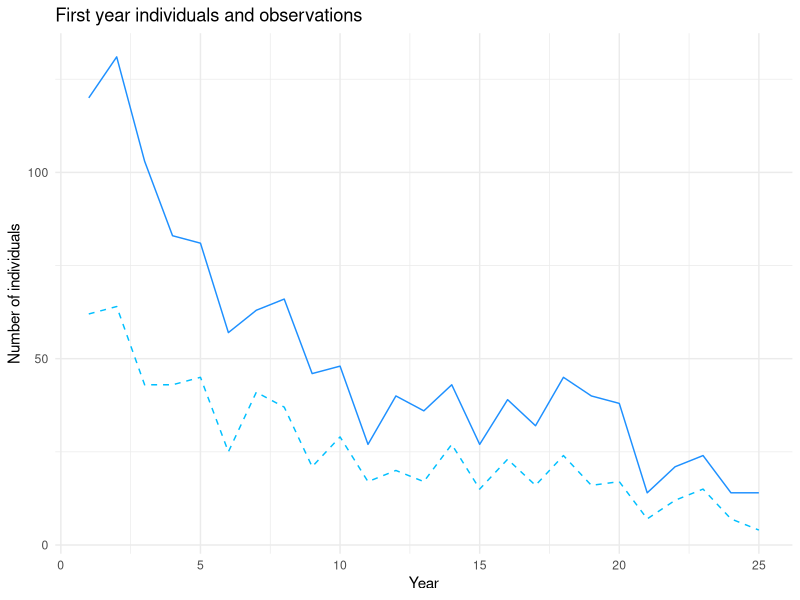
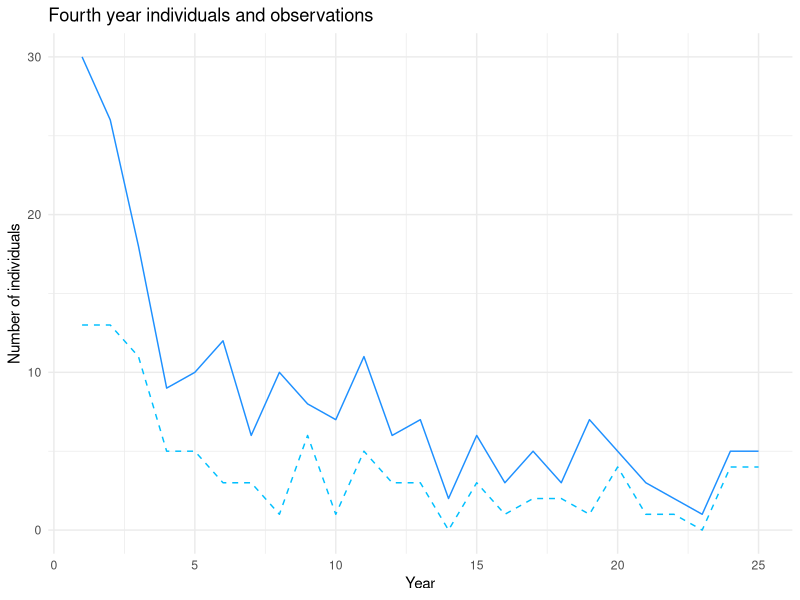
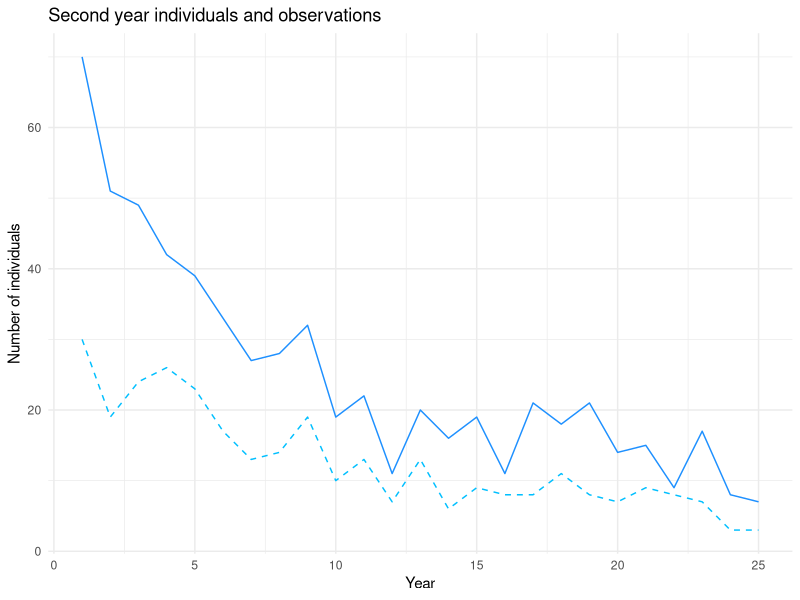
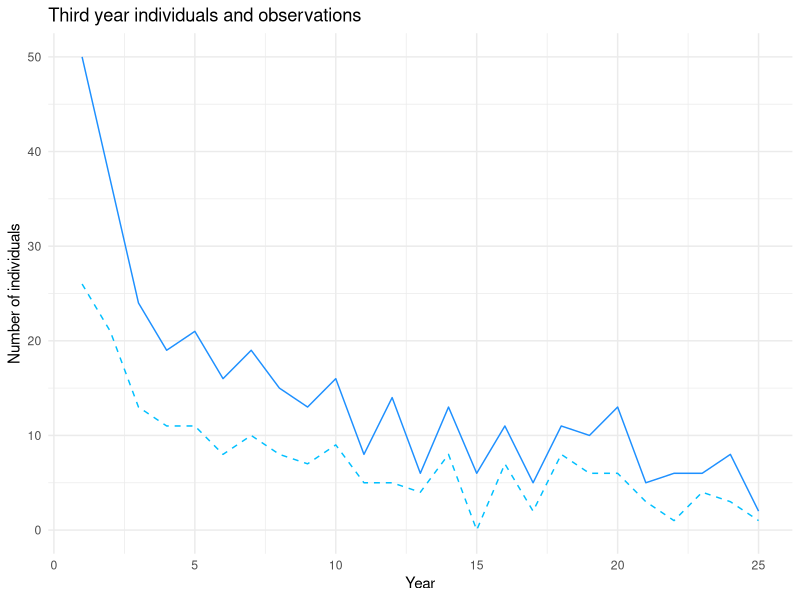

Recreate these plots in R, in order.
library(ggplot2)
library(gridExtra)
# simulating a BAS stochastic model by creating functions for each sub-process

# survival
survival <- function(pop, phi){
    newpop <- rep(0, length(pop))
    for (i in 1:length(pop)){
        newpop[i] <- rbinom(1, pop[i], phi)
    }
    return(newpop)
}

# ageing
ageing <- function(pop){
    newpop <- rep(0, length(pop))
    for (i in 1:(length(pop)-1)){
        newpop[i+1] <- pop[i]
    }
    return(newpop)
}

# reproduction
reproduction <- function(pop, rho){
    births <- 0
    for (i in 1:length(pop)){
        births <- births + rpois(1, pop[i]*rho[i])
    }
    pop[1] <- births
    return(pop)
}

# additional function for detection
detection <- function(pop, p){
    detected <- rep(0, length(pop))
    for (i in 1:length(pop)){
        detected[i] <- rbinom(1, pop[i], p)
    }
    return(detected)
}


# putting it all together to observe dynamics
model <- function(N0, phi, rho, p, nyears=25){
    pop <- matrix(, nrow=nyears, ncol=length(N0))
    obs <- matrix(, nrow=nyears, ncol=length(N0))
    pop[1,] <- N0
    obs[1,] <- detection(pop[1,], p)
    for (i in 2:nyears){
        pop[i,] <- pop[i-1,] |> survival(phi) |> ageing() |> reproduction(rho)
        obs[i,] <- pop[i,] |> detection(p)
    }

    # return results as list
    dat <- data.frame(
        year = 1:nyears,
        pop_1 = pop[,1], pop_2 = pop[,2], pop_3 = pop[,3], pop_4 = pop[,4],
        pop_total = rowSums(pop),
        obs_1 = obs[,1], obs_2 = obs[,2], obs_3 = obs[,3], obs_4 = obs[,4],
        obs_total = rowSums(obs)
    )
    return(dat)
}

# testing
n0 <- c(120, 70, 50, 30)
phi <- c(0.45, 0.7, 0.7, 0.0)
rho <- c(0.0, 0.9, 1.9, 0.0)
p <- 0.5

sim <- model(n0, phi, rho, p, 25)

# Plotting first year individuals and observation
first_year <- ggplot(sim, aes(x=year)) +
    geom_line(aes(y=pop_1), color="dodgerblue") +
    geom_line(aes(y=obs_1), color="deepskyblue", linetype="dashed") +
    theme_minimal() + 
    labs(title="First year individuals and observations", x="Year", y="Number of individuals")

# Similar for 2nd/3rd/4th year
second_year <- ggplot(sim, aes(x=year)) +
    geom_line(aes(y=pop_2), color="dodgerblue") +
    geom_line(aes(y=obs_2), color="deepskyblue", linetype="dashed") +
    theme_minimal() + 
    labs(title="Second year individuals and observations", x="Year", y="Number of individuals") 

third_year <- ggplot(sim, aes(x=year)) +
    geom_line(aes(y=pop_3), color="dodgerblue") +
    geom_line(aes(y=obs_3), color="deepskyblue", linetype="dashed") +
    theme_minimal() + 
    labs(title="Third year individuals and observations", x="Year", y="Number of individuals")

fourth_year <- ggplot(sim, aes(x=year)) +
    geom_line(aes(y=pop_4), color="dodgerblue") +
    geom_line(aes(y=obs_4), color="deepskyblue", linetype="dashed") +
    theme_minimal() + 
    labs(title="Fourth year individuals and observations", x="Year", y="Number of individuals")

# put plots in a list to produce the output png, this is a bit clunky but it works
plot_list <- list(first_year, second_year, third_year, fourth_year)
ggsave(file="plots/yearlybreakdown.png", arrangeGrob(grobs=plot_list, ncol=2, nrow=2), width=16, height=9)